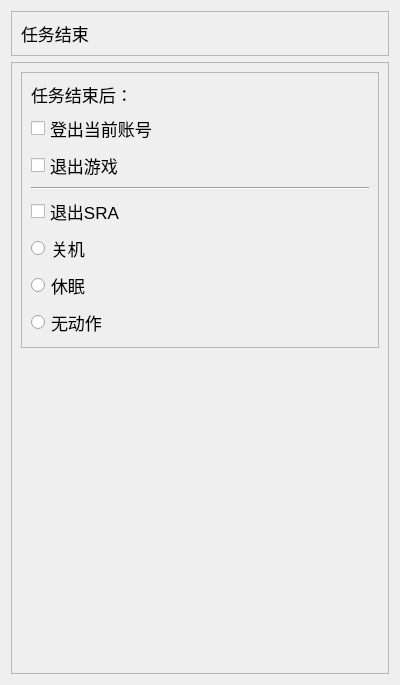
<?xml version="1.0" encoding="UTF-8"?>
<ui version="4.0">
    <class>MissionAccomplishWidget</class>
    <widget class="QWidget" name="MissionAccomplishWidget">
        <property name="geometry">
            <rect>
                <x>0</x>
                <y>0</y>
                <width>400</width>
                <height>685</height>
            </rect>
        </property>
        <property name="font">
            <font>
                <pointsize>13</pointsize>
            </font>
        </property>
        <property name="windowTitle">
            <string>Form</string>
        </property>
        <layout class="QGridLayout" name="gridLayout">
            <item row="0" column="0">
                <widget class="QFrame" name="title_frame">
                    <property name="frameShape">
                        <enum>QFrame::Shape::StyledPanel</enum>
                    </property>
                    <property name="frameShadow">
                        <enum>QFrame::Shadow::Raised</enum>
                    </property>
                    <layout class="QHBoxLayout" name="horizontalLayout">
                        <item>
                            <widget class="QLabel" name="title_label">
                                <property name="text">
                                    <string>任务结束</string>
                                </property>
                            </widget>
                        </item>
                        <item>
                            <spacer name="horizontalSpacer">
                                <property name="orientation">
                                    <enum>Qt::Orientation::Horizontal</enum>
                                </property>
                                <property name="sizeHint" stdset="0">
                                    <size>
                                        <width>329</width>
                                        <height>20</height>
                                    </size>
                                </property>
                            </spacer>
                        </item>
                    </layout>
                </widget>
            </item>
            <item row="1" column="0">
                <widget class="QFrame" name="body_frame">
                    <property name="frameShape">
                        <enum>QFrame::Shape::StyledPanel</enum>
                    </property>
                    <property name="frameShadow">
                        <enum>QFrame::Shadow::Raised</enum>
                    </property>
                    <layout class="QVBoxLayout" name="verticalLayout_3">
                        <item>
                            <widget class="QFrame" name="frame2_1">
                                <property name="frameShape">
                                    <enum>QFrame::Shape::StyledPanel</enum>
                                </property>
                                <property name="frameShadow">
                                    <enum>QFrame::Shadow::Raised</enum>
                                </property>
                                <layout class="QVBoxLayout" name="verticalLayout">
                                    <item>
                                        <widget class="QLabel" name="label">
                                            <property name="minimumSize">
                                                <size>
                                                    <width>0</width>
                                                    <height>25</height>
                                                </size>
                                            </property>
                                            <property name="text">
                                                <string>任务结束后：</string>
                                            </property>
                                        </widget>
                                    </item>
                                    <item>
                                        <widget class="QCheckBox" name="log_out_checkbox">
                                            <property name="text">
                                                <string>登出当前账号</string>
                                            </property>
                                        </widget>
                                    </item>
                                    <item>
                                        <widget class="QCheckBox" name="quit_game_checkbox">
                                            <property name="text">
                                                <string>退出游戏</string>
                                            </property>
                                        </widget>
                                    </item>
                                    <item>
                                        <widget class="Line" name="line">
                                            <property name="orientation">
                                                <enum>Qt::Orientation::Horizontal</enum>
                                            </property>
                                        </widget>
                                    </item>
                                    <item>
                                        <widget class="QCheckBox" name="quit_sra_checkbox">
                                            <property name="minimumSize">
                                                <size>
                                                    <width>0</width>
                                                    <height>30</height>
                                                </size>
                                            </property>
                                            <property name="text">
                                                <string>退出SRA</string>
                                            </property>
                                        </widget>
                                    </item>
                                    <item>
                                        <widget class="QRadioButton" name="shutdown_button">
                                            <property name="minimumSize">
                                                <size>
                                                    <width>0</width>
                                                    <height>30</height>
                                                </size>
                                            </property>
                                            <property name="text">
                                                <string>关机</string>
                                            </property>
                                        </widget>
                                    </item>
                                    <item>
                                        <widget class="QRadioButton" name="hibernate_button">
                                            <property name="minimumSize">
                                                <size>
                                                    <width>0</width>
                                                    <height>30</height>
                                                </size>
                                            </property>
                                            <property name="text">
                                                <string>休眠</string>
                                            </property>
                                        </widget>
                                    </item>
                                    <item>
                                        <widget class="QRadioButton" name="radioButton">
                                            <property name="text">
                                                <string>无动作</string>
                                            </property>
                                        </widget>
                                    </item>
                                </layout>
                            </widget>
                        </item>
                        <item>
                            <spacer name="verticalSpacer">
                                <property name="orientation">
                                    <enum>Qt::Orientation::Vertical</enum>
                                </property>
                                <property name="sizeHint" stdset="0">
                                    <size>
                                        <width>20</width>
                                        <height>40</height>
                                    </size>
                                </property>
                            </spacer>
                        </item>
                    </layout>
                </widget>
            </item>
        </layout>
    </widget>
    <resources/>
    <connections/>
</ui>
